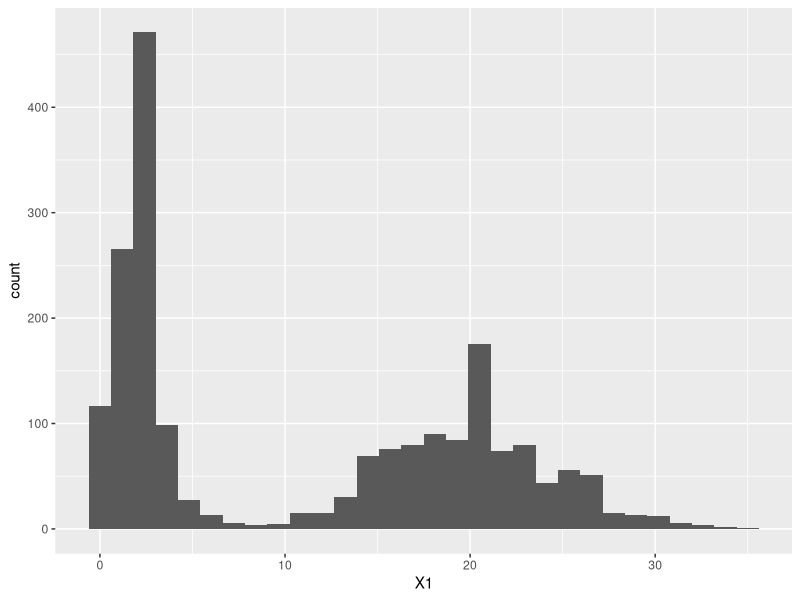
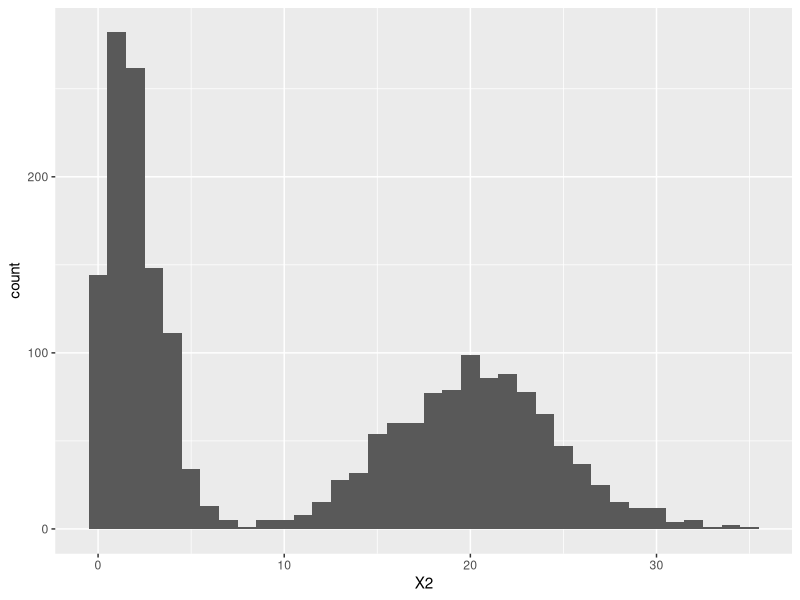

Write the R code that produced these figures, in order.
library("ggplot2")
pi <- c(0.10610058, 
        0.03684517, 
        0.04976060, 
        0.01842075, 
        0.09419650, 
        0.02010680, 
        0.09981937, 
        0.03915697, 
        0.07753327, 
        0.04751063, 
        0.09836298, 
        0.09953579, 
        0.11170035, 
        0.10095024)
lambda <- c(
  1.773777654 ,
  0.010078354 ,
  0.005137889 ,
  2.272762962 ,
  1.638826746 ,
  0.182725915 ,
  0.091246787 ,
  2.162600745 ,
  1.232976397 ,
  0.701944896 ,
  0.236632677 ,
  1.976603335 ,
  1.390032557 ,
  0.501017289 ,
  0.409600005 ,
  1.755319996 ,
  0.719334606 ,
  1.359065357 ,
  0.590920170 ,
  1.523350574 ,
  1.125176224 ,
  0.839857544 ,
  1.023280700 ,
  0.970216161 ,
  0.943437052 ,
  1.072363018 ,
  0.833770083 ,
  1.212663926
)


lambda <- c(20.0,20.0,2.0,2.0)
pi <- c(0.5,0.5)
lambda <- matrix(lambda, nrow =2 , byrow = FALSE)

make_poisson_sim <- function(pi, lambda, n) {
  dimension = dim(lambda)[1]
  clusters = dim(lambda)[2]
  data <- data.frame(matrix(ncol = dimension, nrow = 0))
  
  for (cluster in 1:clusters){
    data_aux <- data.frame(matrix(ncol = dimension, nrow = n))
    size = round(n*pi[cluster])
    for (i in 1:dimension){
      data_aux[i] <- rpois(n, lambda[i,cluster])
    }
    data <- rbind(data, data_aux)
  }
  
  return(data)
}

data = make_poisson_sim(pi = pi , lambda = lambda, n = 1000)

ggplot(data, aes(X1))+
  geom_histogram()

ggplot(data, aes(X2))+
  geom_histogram(binwidth = 1.0)
